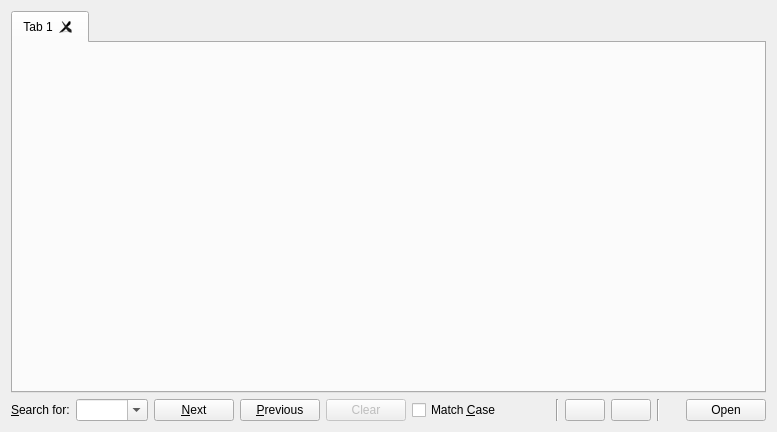
<?xml version="1.0" encoding="UTF-8"?>
<ui version="4.0">
 <class>Preview</class>
 <widget class="QWidget" name="Preview">
  <property name="geometry">
   <rect>
    <x>0</x>
    <y>0</y>
    <width>777</width>
    <height>432</height>
   </rect>
  </property>
  <property name="windowTitle">
   <string>Form</string>
  </property>
  <layout class="QVBoxLayout" name="verticalLayout">
   <item>
    <widget class="QTabWidget" name="pvTab">
     <property name="currentIndex">
      <number>0</number>
     </property>
     <property name="tabsClosable">
      <bool>true</bool>
     </property>
     <widget class="QWidget" name="tab">
      <attribute name="title">
       <string>Tab 1</string>
      </attribute>
     </widget>
    </widget>
   </item>
   <item>
    <layout class="QHBoxLayout" name="horizontalLayout">
     <item>
      <widget class="QLabel" name="searchLBL">
       <property name="text">
        <string>&amp;Search for:</string>
       </property>
       <property name="buddy">
        <cstring>searchTextCMB</cstring>
       </property>
      </widget>
     </item>
     <item>
      <widget class="QComboBox" name="searchTextCMB">
       <property name="editable">
        <bool>true</bool>
       </property>
       <property name="insertPolicy">
        <enum>QComboBox::NoInsert</enum>
       </property>
      </widget>
     </item>
     <item>
      <widget class="QPushButton" name="nextPB">
       <property name="text">
        <string>&amp;Next</string>
       </property>
      </widget>
     </item>
     <item>
      <widget class="QPushButton" name="prevPB">
       <property name="text">
        <string>&amp;Previous</string>
       </property>
      </widget>
     </item>
     <item>
      <widget class="QPushButton" name="clearPB">
       <property name="enabled">
        <bool>false</bool>
       </property>
       <property name="text">
        <string>Clear</string>
       </property>
      </widget>
     </item>
     <item>
      <widget class="QCheckBox" name="casematchCB">
       <property name="text">
        <string>Match &amp;Case</string>
       </property>
      </widget>
     </item>
     <item>
      <widget class="QLabel" name="hitIndicatorLBL">
       <property name="text">
        <string>       </string>
       </property>
      </widget>
     </item>
     <item>
      <spacer name="horizontalSpacer">
       <property name="orientation">
        <enum>Qt::Horizontal</enum>
       </property>
       <property name="sizeHint" stdset="0">
        <size>
         <width>40</width>
         <height>20</height>
        </size>
       </property>
      </spacer>
     </item>
     <item>
      <widget class="Line" name="line">
       <property name="orientation">
        <enum>Qt::Vertical</enum>
       </property>
      </widget>
     </item>
     <item>
      <widget class="QPushButton" name="prevInTabPB">
       <property name="text">
        <string/>
       </property>
       <property name="toolTip">
         <string>Previous result document</string>
       </property>
       <property name="icon">
        <iconset>
         <normaloff>:/images/prevpage.png</normaloff>images/prevpage.png</iconset>
       </property>
      </widget>
     </item>
     <item>
      <widget class="QPushButton" name="nextInTabPB">
       <property name="text">
        <string/>
       </property>
       <property name="toolTip">
         <string>Next result document</string>
       </property>
       <property name="icon">
        <iconset>
         <normaloff>:/images/nextpage.png</normaloff>images/nextpage.png</iconset>
       </property>
      </widget>
     </item>
     <item>
      <widget class="Line" name="line_2">
       <property name="orientation">
        <enum>Qt::Vertical</enum>
       </property>
      </widget>
     </item>
     <item>
      <spacer name="horizontalSpacer_2">
       <property name="orientation">
        <enum>Qt::Horizontal</enum>
       </property>
       <property name="sizeHint" stdset="0">
        <size>
         <width>40</width>
         <height>20</height>
        </size>
       </property>
      </spacer>
     </item>
     <item>
      <widget class="QPushButton" name="editPB">
       <property name="text">
        <string>Open</string>
       </property>
      </widget>
     </item>
    </layout>
   </item>
  </layout>
 </widget>
 <resources/>
 <connections/>
</ui>
